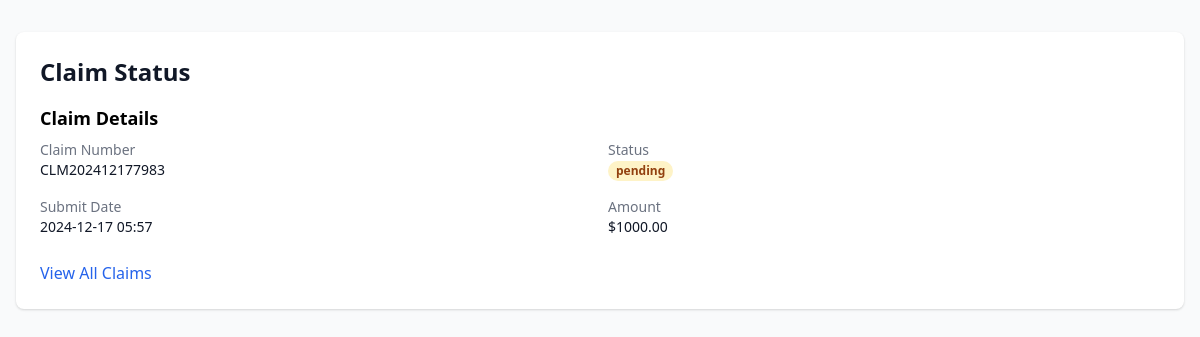
/claim_status/1, run on the app's committed database.
### app.py (models this page shows, shortened)
class Claim(db.Model):
    __tablename__ = 'claim'
    id = db.Column(db.Integer, primary_key=True)
    claim_number = db.Column(db.String(20), unique=True, nullable=False)
    patient_name = db.Column(db.String(100), nullable=False)
    policy_number = db.Column(db.String(50), nullable=False)
    service_date = db.Column(db.Date, nullable=False)
    service_type = db.Column(db.String(50), nullable=False)
    provider_name = db.Column(db.String(100), nullable=False)
    provider_address = db.Column(db.String(200), nullable=False)
    amount = db.Column(db.Float, nullable=False)
    status = db.Column(db.String(20), default='pending')
    created_at = db.Column(db.DateTime, default=datetime.utcnow)
    updated_at = db.Column(db.DateTime, default=datetime.utcnow, onupdate=datetime.utcnow)

### app.py (the view)
@app.route('/claim_status/<int:claim_id>')
def claim_status(claim_id):
    claim = Claim.query.get_or_404(claim_id)
    return render_template('claim_status.html', claim=claim)

### templates/claim_status.html (shortened to what this page needs)
<!DOCTYPE html>
<html lang="en">
<head>
    <link href="https://cdnjs.cloudflare.com/ajax/libs/tailwindcss/2.2.19/tailwind.min.css" rel="stylesheet">
</head>
<body class="bg-gray-50">
    <div class="max-w-7xl mx-auto px-4 py-8">
        <div class="bg-white shadow rounded-lg p-6">
            <h1 class="text-2xl font-bold text-gray-900 mb-4">Claim Status</h1>
            <div class="mt-4">
                <h2 class="text-lg font-semibold">Claim Details</h2>
                <div class="mt-2 grid grid-cols-2 gap-4">
                    <div>
                        <p class="text-sm font-medium text-gray-500">Claim Number</p>
                        <p class="text-sm text-gray-900">{{ claim.claim_number }}</p>
                    </div>
                    <div>
                        <p class="text-sm font-medium text-gray-500">Status</p>
                        <p class="text-sm">
                            <span class="px-2 inline-flex text-xs leading-5 font-semibold rounded-full
                                {% if claim.status == 'pending' %}bg-yellow-100 text-yellow-800
                                {% elif claim.status == 'approved' %}bg-green-100 text-green-800
                                {% else %}bg-red-100 text-red-800{% endif %}">
                                {{ claim.status }}
                            </span>
                        </p>
                    </div>
                    <div>
                        <p class="text-sm font-medium text-gray-500">Submit Date</p>
                        <p class="text-sm text-gray-900">{{ claim.created_at.strftime('%Y-%m-%d %H:%M') }}</p>
                    </div>
                    <div>
                        <p class="text-sm font-medium text-gray-500">Amount</p>
                        <p class="text-sm text-gray-900">${{ "%.2f"|format(claim.amount) }}</p>
                    </div>
                </div>
            </div>
            <div class="mt-6">
                <a href="{{ url_for('my_claims') }}" class="text-blue-600 hover:text-blue-800">
                    View All Claims
                </a>
            </div>
        </div>
    </div>
</body>
</html>

### data on the page
Claim: claim_number "CLM202412177983", status "pending", created_at "2024-12-17 05:57", amount "1000.00"
